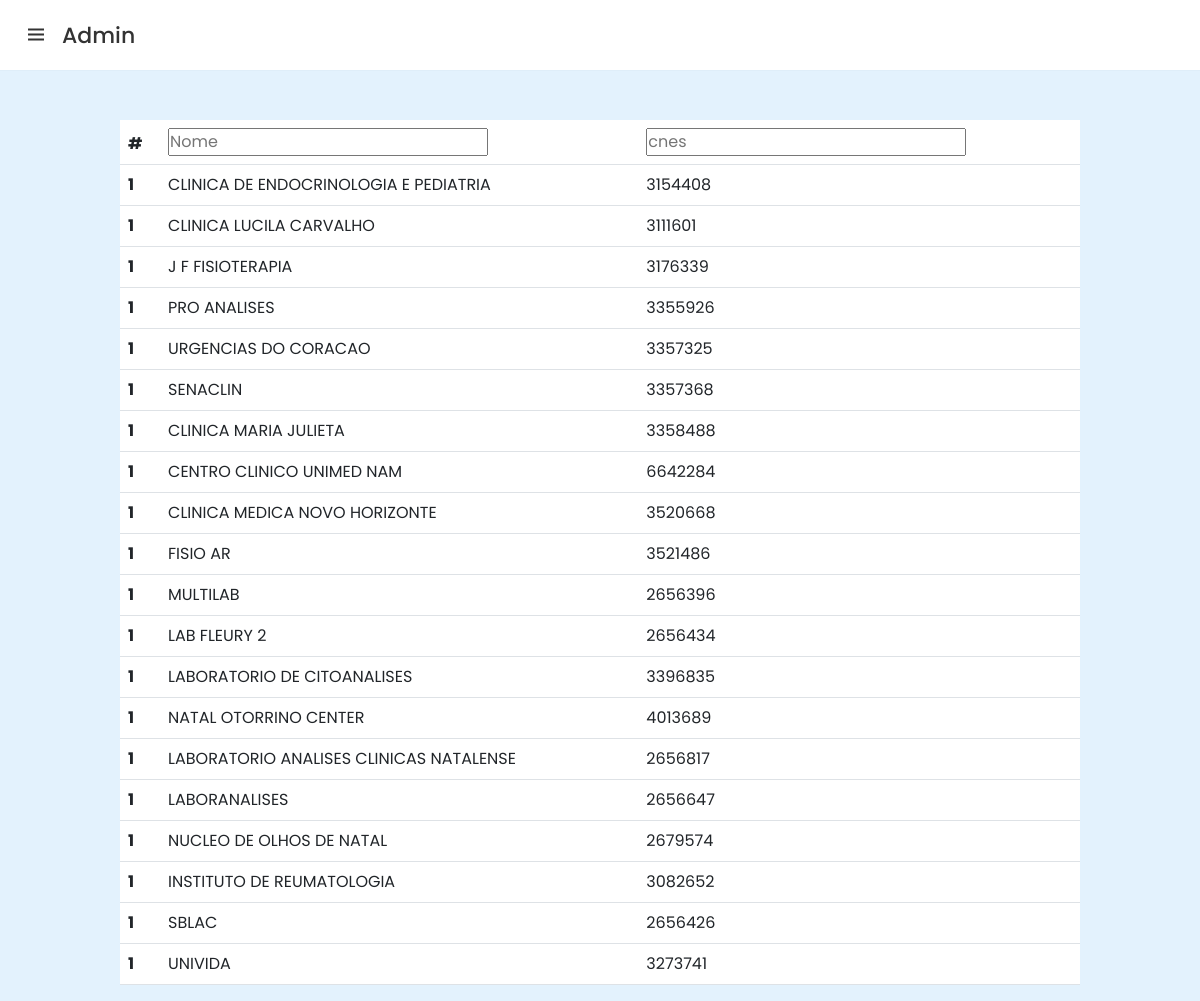
The app's page /telaAdmin (signed in) with its own data.
### agenda/models.py (models this page shows)
class Estabelecimento(models.Model):
    cnes = models.CharField(primary_key = True, max_length=20)
    nome = models.CharField(max_length=100)

### agenda/views.py (the view)
# urls.py: path('telaAdmin', telaAdmin, name="telaAdmin"),
@user_passes_test(lambda u: u.is_staff)
def telaAdmin(request):
    estabelecimentos = Estabelecimento.objects.all()
    info = [
        {
            'nome': estabelecimento.nome,
            'cnes': estabelecimento.cnes
        }
        for estabelecimento in estabelecimentos
    ]
    dados = {'info': info}
    return render(request, 'telaAdmin.html', context=dados)

### templates/telaAdmin.html (shortened to what this page needs)
{% extends 'base.html' %}
{% block content %}
<br>
<br>
<br>
<br>
<br>
<div class="container2">
  <table class="table table-fixed" style="width: 80%;">
    <thead class="thead-dark sticky-top">
      <tr>
        <th scope="col">#</th>
        <th scope="col">
          <input type="text" class="search-input" placeholder="Nome">
        </th>
        <th scope="col">
          <input type="text" class="search-input" placeholder="cnes">
        </th>
      </tr>
    </thead>
    <tbody>
      {% for estabelecimento in info %}
        <tr>
          <th scope="row">1</th>
          <td>{{ estabelecimento.nome }}</td>
          <td>{{ estabelecimento.cnes }}</td>
        </tr>
      {% endfor %}
    </tbody>
  </table>
</div>
{% endblock %}

### templates/base.html (shortened to what this page needs)
{% load static %}
<!DOCTYPE html>
<html lang="pt-br">
<head>
    <link href="https://unpkg.com/boxicons@2.1.2/css/boxicons.min.css" rel="stylesheet" />
    <link href="https://cdn.jsdelivr.net/npm/bootstrap@5.3.0/dist/css/bootstrap.min.css" rel="stylesheet">
    <link rel="stylesheet" href="{% static 'css/styles.css' %}">
</head>
<body>
    <nav>
        <div class="logo">
            <i class="bx bx-menu menu-icon"></i>
            <span class="logo-name">Admin</span>
        </div>
    </nav>
    <div class="content">
        {% block content %}{% endblock %}
    </div>
</body>
</html>

### static/css/styles/styles.css (style rules this page uses)
* { margin: 0; padding: 0; box-sizing: border-box; font-family: "Poppins", sans-serif; }
body { min-height: 100%; background: #e3f2fd; }
nav { position: fixed; top: 0; left: 0; height: 70px; width: 100%; display: flex; align-items: center; background: #fff; box-shadow: 0 0 1px rgba(0, 0, 0, 0.1); }
nav .logo { display: flex; align-items: center; margin: 0 24px; }
.logo .menu-icon { color: #333; font-size: 24px; margin-right: 14px; cursor: pointer; }
.logo .logo-name { color: #333; font-size: 22px; font-weight: 500; }

### templates/base.html (style rules this page uses)
* { margin: 0; padding: 0; box-sizing: border-box; font-family: "Poppins", sans-serif; }
body { min-height: 100%; background: #e3f2fd; }
nav { position: fixed; top: 0; left: 0; height: 70px; width: 100%; display: flex; align-items: center; background: #fff; box-shadow: 0 0 1px rgba(0, 0, 0, 0.1); }
nav .logo { display: flex; align-items: center; margin: 0 24px; }
.logo .menu-icon { color: #333; font-size: 24px; margin-right: 14px; cursor: pointer; }
.logo .logo-name { color: #333; font-size: 22px; font-weight: 500; }
.container2 { display: flex; flex-direction: column; align-items: center; justify-content: center; }

### records on screen
Estabelecimento: nome "CLINICA DE ENDOCRINOLOGIA E PEDIATRIA", cnes "3154408"
Estabelecimento: nome "CLINICA LUCILA CARVALHO", cnes "3111601"
Estabelecimento: nome "J F FISIOTERAPIA", cnes "3176339"
Estabelecimento: nome "PRO ANALISES", cnes "3355926"
Estabelecimento: nome "URGENCIAS DO CORACAO", cnes "3357325"
Estabelecimento: nome "SENACLIN", cnes "3357368"
Estabelecimento: nome "CLINICA MARIA JULIETA", cnes "3358488"
Estabelecimento: nome "CENTRO CLINICO UNIMED NAM", cnes "6642284"
Estabelecimento: nome "CLINICA MEDICA NOVO HORIZONTE", cnes "3520668"
Estabelecimento: nome "FISIO AR", cnes "3521486"
Estabelecimento: nome "MULTILAB", cnes "2656396"
Estabelecimento: nome "LAB FLEURY 2", cnes "2656434"
Estabelecimento: nome "LABORATORIO DE CITOANALISES", cnes "3396835"
Estabelecimento: nome "NATAL OTORRINO CENTER", cnes "4013689"
Estabelecimento: nome "LABORATORIO ANALISES CLINICAS NATALENSE", cnes "2656817"
Estabelecimento: nome "LABORANALISES", cnes "2656647"
Estabelecimento: nome "NUCLEO DE OLHOS DE NATAL", cnes "2679574"
Estabelecimento: nome "INSTITUTO DE REUMATOLOGIA", cnes "3082652"
Estabelecimento: nome "SBLAC", cnes "2656426"
Estabelecimento: nome "UNIVIDA", cnes "3273741"
